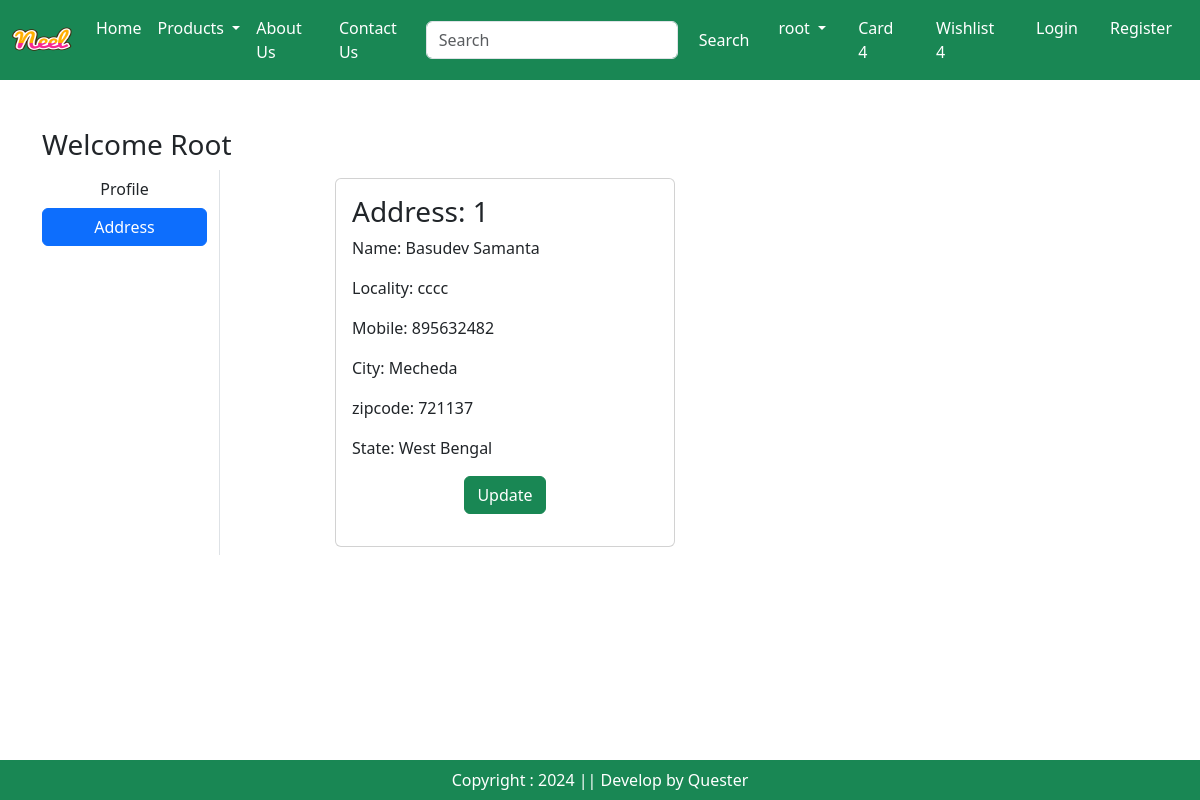
The page /address/ (signed in) on the database its author committed.
### app/models.py (models this page shows, shortened)
class Customer(models.Model):
  user  = models.ForeignKey(User,  on_delete=models.CASCADE)
  name = models.CharField(max_length=200)
  locality = models.CharField(max_length=200)
  city = models.CharField(max_length=50)
  mobile = models.IntegerField(default=0)
  zipcode = models.IntegerField()
  state = models.CharField(choices=STATE_CHOICES, max_length=50)

### app/views.py (the view)
# urls.py: path("address/", views.address, name="address"),
def address(request):
  add = Customer.objects.filter(user=request.user)
  return render(request, 'app/address.html',locals())

### app/templates/app/address.html (shortened to what this page needs)
{% extends "app/base.html" %}
{% load static %}
{% block main-content %}
<div class="container my-5">
  <div class="row">
    <h3>Welcome <span class="text-capitalize">{{request.user}}</span></h3>
    <div class="col-sm-2 border-end">
      <ul class="list-unstyled">
        <li class="d-grid"><a href="{% url "profile" %}" class="btn ">Profile</a></li>
        <li class="d-grid"><a href="{% url "address" %}" class="btn btn-primary"> Address</a></li>
      </ul>
    </div>
    <div class="col-sm-8 offset-sm-1">
      <div class="row">
        {% for ad in add %}
          <div class="col-sm-6">
            <div class="card m-2">
              <div class="card-body">
                <h3>Address: {{forloop.counter}}</h3>
                <p>Name: {{ad.name}}</p>
                <p>Locality: {{ad.locality}}</p>
                <p>Mobile: {{ad.mobile}}</p>
                <p>City: {{ad.city}}</p>
                <p>zipcode: {{ad.zipcode}}</p>
                <p>State: {{ad.state}}</p>
                <p class="text-center"><a href="{% url "updateAddress" pk=ad.id %}" type="button" class="btn btn-success">Update</a></p>
            </div>
          </div>
        </div>
        {% endfor %}
      </div>
    </div>
  </div>
</div>
{% endblock main-content %}

### app/templates/app/base.html (shortened to what this page needs)
<!DOCTYPE html>
{% load static %}
<html lang="en">
<head>
    <link
        href="https://cdn.jsdelivr.net/npm/bootstrap@5.3.3/dist/css/bootstrap.min.css"
        rel="stylesheet"
    />
    <link rel="stylesheet" href="{% static 'app/css/owl.carousel.min.css' %}" />
    <link rel="stylesheet" href="{% static 'app/css/all.min.css' %}" />
    <link rel="stylesheet" href="{% static 'app/css/style.css' %}" />
</head>
<body>
    <nav class="navbar navbar-expand-lg navbar-dark bg-success">
        <div class="container-fluid">
            <a class="navbar-brand" href="#">
              <img src="{%static "app/images/neel.png"%}" width="60" height="50" />
            </a>
            <div class="collapse navbar-collapse" id="navbarSupportedContent">
                <ul class="navbar-nav me-auto mb-2 mb-lg-0">
                    <li class="nav-item">
                        <a class="nav-link active" aria-current="page" href="/">Home</a>
                    </li>
                    <li class="nav-item dropdown">
                      <a class="nav-link dropdown-toggle text-white" href="#" role="button" data-bs-toggle="dropdown" aria-expanded="false">
                          Products
                      </a>
                  </li>
                    <li class="nav-item">
                        <a class="nav-link text-white" href="{% url "about" %}">About Us</a>
                    </li>
                    <li class="nav-item">
                        <a class="nav-link text-white" href="{% url "contact" %}">Contact Us</a>
                    </li>
                </ul>
                <form class="d-flex" role="search">
                    <input class="form-control me-2" type="search" placeholder="Search" aria-label="Search">
                    <button class="btn btn-outline-success text-white" type="submit">Search</button>
                </form>
            </div>
            <ul class="navbar-nav me-auto mb-2 mb-lg-0">
              <li class="nav-item dropdown mx-2">
                <a class="nav-link dropdown-toggle text-white" href="#" role="button" id="profileDropdown" data-bs-toggle="dropdown" aria-expanded="false">
                    {{request.user.username}}
                </a>
            </li>
            <li class="nav-item mx-2">
              <a href="#" class="nav-link text-white">Card 4</a>
            </li>
            <li class="nav-item mx-2">
              <a href="#" class="nav-link text-white">Wishlist 4</a>
            </li>
            <li class="nav-item mx-2">
              <a href="{% url "login" %}" class="nav-link text-white">Login</a>
            </li>
            <li class="nav-item mx-2">
              <a href="{% url "customerregistration" %}" class="nav-link text-white">Register</a>
            </li>
            </ul>
        </div>
    </nav>
    {% block main-content %}{% endblock main-content %}
    <footer class="container-fluid bg-success text-center text-white fixed-bottom p-2 mt-5">
        Copyright : 2024 || Develop by Quester
    </footer>
</body>
</html>

### rows shown on the page
Customer: name "Basudev Samanta", locality "cccc", mobile "895632482", city "Mecheda", zipcode "721137", state "West Bengal"

### other values the page prints
{{ request.user.username }} "root"
{{ request.user }} "Root"
